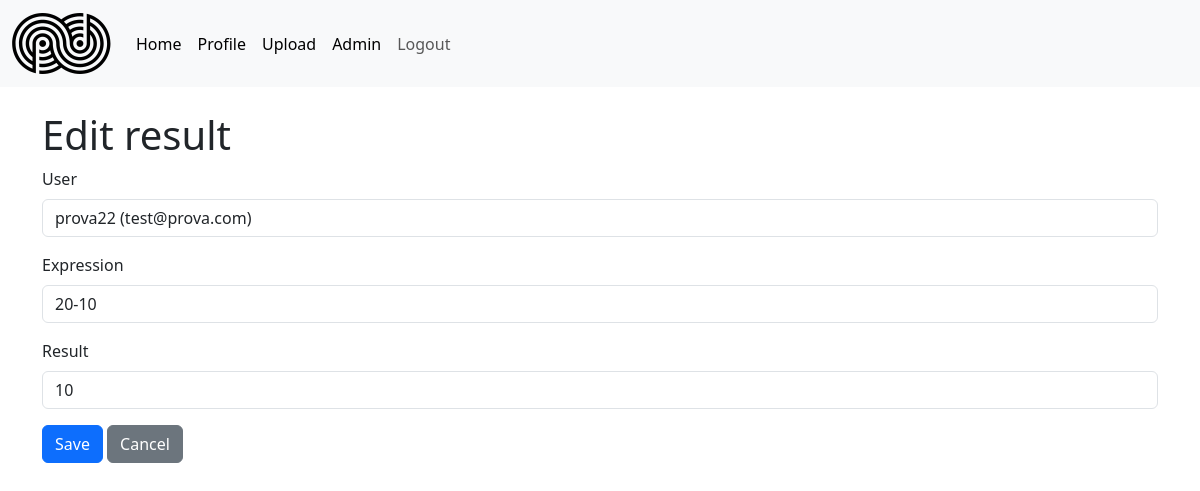
The page /auth/admin/results/3/edit (signed in) on the database its author committed.
### models/model.py (models this page shows, shortened)
class Result(db.Model):
    id = db.Column(db.Integer, primary_key=True)
    user_id = db.Column(db.Integer, db.ForeignKey('user.id'), nullable=False)
    expression = db.Column(db.String(255), nullable=False)
    result = db.Column(db.String(255), nullable=False)
    timestamp = db.Column(db.DateTime, default=datetime.datetime.utcnow)
    user = db.relationship('User', backref=db.backref('results', lazy='select'))

class User(UserMixin, db.Model):
    id = db.Column(db.Integer, primary_key= True)
    username = db.Column(db.String(80), unique=True, nullable=False)
    email = db.Column(db.String(120), unique=True, nullable=False)
    password_hash = db.Column(db.String(128))  # Campo per la password criptata
    roles = db.relationship('Role', secondary=user_roles, backref=db.backref('users', lazy='dynamic'))
    def has_role(self, role_name):
        return any(role.name == role_name for role in self.roles)

### routes/auth.py (the view, shortened to what this page needs)
@login_required
@app.route('/admin/results/<int:result_id>/edit', methods=['GET', 'POST'])
def admin_edit_result(result_id):
    if not current_user.is_authenticated or not current_user.has_role('admin'):
        flash("Accesso non autorizzato!")
        return redirect(url_for('default.home'))
    res = db.session.get(Result, result_id)
    if not res:
        flash('Result non trovato')
        return redirect(url_for('auth.admin_page'))
    if request.method == 'GET':
        users = db.session.execute(db.select(User)).scalars().all()
        return render_template('admin_result_form.html', result=res, users=users)

### app.py (called while the page is built)
@login_manager.user_loader
def load_user(user_id):
    stmt = db.select(User).filter_by(id=user_id)
    user = db.session.execute(stmt).scalar_one_or_none()
    return user

### templates/admin_result_form.html (shortened to what this page needs)
{% extends "base.html" %}
{% block content %}
<div class="container mt-4">
    <h1>{{ 'Edit result' if result else 'Create result' }}</h1>
    <form method="post">
        <div class="mb-3">
            <label class="form-label">User</label>
            <select class="form-control" name="user_id" required>
                {% for u in users %}
                <option value="{{ u.id }}" {% if result and result.user_id==u.id %}selected{% endif %}>{{ u.username }} ({{ u.email }})</option>
                {% endfor %}
            </select>
        </div>
        <div class="mb-3">
            <label class="form-label">Expression</label>
            <input class="form-control" name="expression" value="{{ result.expression if result else '' }}" required />
        </div>
        <div class="mb-3">
            <label class="form-label">Result</label>
            <input class="form-control" name="result" value="{{ result.result if result else '' }}" required />
        </div>
        <button class="btn btn-primary" type="submit">Save</button>
        <a class="btn btn-secondary" href="{{ url_for('auth.admin_page') }}">Cancel</a>
    </form>
</div>
{% endblock %}

### rows shown on the page
Result: user_id "prova22 (test@prova.com)", expression "20-10", result "10"

### other values the page prints
{{ 'Edit result' if result else 'Create result' }} "Edit result"
